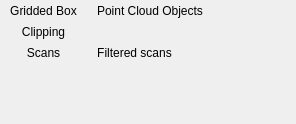
<?xml version="1.0" encoding="UTF-8"?>
<ui version="4.0">
 <class>toolbar_exportPointCloud</class>
 <widget class="QWidget" name="toolbar_exportPointCloud">
  <property name="geometry">
   <rect>
    <x>0</x>
    <y>0</y>
    <width>296</width>
    <height>124</height>
   </rect>
  </property>
  <property name="windowTitle">
   <string>toolbar_exportPointCloud</string>
  </property>
  <layout class="QGridLayout" name="gridLayout">
   <property name="leftMargin">
    <number>3</number>
   </property>
   <property name="topMargin">
    <number>0</number>
   </property>
   <property name="rightMargin">
    <number>3</number>
   </property>
   <property name="bottomMargin">
    <number>0</number>
   </property>
   <property name="horizontalSpacing">
    <number>6</number>
   </property>
   <property name="verticalSpacing">
    <number>0</number>
   </property>
   <item row="0" column="0">
    <widget class="QToolButton" name="toolButton_grid">
     <property name="enabled">
      <bool>true</bool>
     </property>
     <property name="sizePolicy">
      <sizepolicy hsizetype="Minimum" vsizetype="Fixed">
       <horstretch>0</horstretch>
       <verstretch>0</verstretch>
      </sizepolicy>
     </property>
     <property name="toolTip">
      <string>Use it on a clipping box splitted into a grid.
The gridded box must be selected before starting this function.</string>
     </property>
     <property name="text">
      <string>Gridded Box</string>
     </property>
     <property name="icon">
      <iconset resource="../../../openscantools.qrc">
       <normaloff>:/icons/100x100/export_grid.png</normaloff>:/icons/100x100/export_grid.png</iconset>
     </property>
     <property name="iconSize">
      <size>
       <width>20</width>
       <height>20</height>
      </size>
     </property>
     <property name="toolButtonStyle">
      <enum>Qt::ToolButtonTextBesideIcon</enum>
     </property>
     <property name="autoRaise">
      <bool>true</bool>
     </property>
    </widget>
   </item>
   <item row="0" column="1">
    <widget class="QToolButton" name="toolButton_pco">
     <property name="toolTip">
      <string>Export PCO</string>
     </property>
     <property name="text">
      <string>Point Cloud Objects</string>
     </property>
     <property name="icon">
      <iconset resource="../../../openscantools.qrc">
       <normaloff>:/icons/100x100/export_pointcloud.png</normaloff>:/icons/100x100/export_pointcloud.png</iconset>
     </property>
     <property name="iconSize">
      <size>
       <width>20</width>
       <height>20</height>
      </size>
     </property>
     <property name="toolButtonStyle">
      <enum>Qt::ToolButtonTextBesideIcon</enum>
     </property>
     <property name="autoRaise">
      <bool>true</bool>
     </property>
    </widget>
   </item>
   <item row="3" column="0">
    <widget class="QToolButton" name="toolButton_scans">
     <property name="enabled">
      <bool>true</bool>
     </property>
     <property name="sizePolicy">
      <sizepolicy hsizetype="Minimum" vsizetype="Fixed">
       <horstretch>0</horstretch>
       <verstretch>0</verstretch>
      </sizepolicy>
     </property>
     <property name="toolTip">
      <string>Export full scans.</string>
     </property>
     <property name="text">
      <string>Scans</string>
     </property>
     <property name="icon">
      <iconset resource="../../../openscantools.qrc">
       <normaloff>:/icons/100x100/export_pointcloud.png</normaloff>:/icons/100x100/export_pointcloud.png</iconset>
     </property>
     <property name="iconSize">
      <size>
       <width>20</width>
       <height>20</height>
      </size>
     </property>
     <property name="toolButtonStyle">
      <enum>Qt::ToolButtonTextBesideIcon</enum>
     </property>
     <property name="autoRaise">
      <bool>true</bool>
     </property>
    </widget>
   </item>
   <item row="3" column="1">
    <widget class="QToolButton" name="toolButton_FilteredScans">
     <property name="toolTip">
      <string>Export points using active filters (colorimetric, polygons).</string>
     </property>
     <property name="text">
      <string>Filtered scans</string>
     </property>
     <property name="icon">
      <iconset resource="../../../openscantools.qrc">
       <normaloff>:/icons/100x100/filter_export.png</normaloff>:/icons/100x100/filter_export.png</iconset>
     </property>
     <property name="iconSize">
      <size>
       <width>20</width>
       <height>20</height>
      </size>
     </property>
     <property name="toolButtonStyle">
      <enum>Qt::ToolButtonTextBesideIcon</enum>
     </property>
     <property name="autoRaise">
      <bool>true</bool>
     </property>
    </widget>
   </item>
   <item row="2" column="0">
    <widget class="QToolButton" name="toolButton_clipping">
     <property name="enabled">
      <bool>true</bool>
     </property>
     <property name="sizePolicy">
      <sizepolicy hsizetype="Minimum" vsizetype="Fixed">
       <horstretch>0</horstretch>
       <verstretch>0</verstretch>
      </sizepolicy>
     </property>
     <property name="toolTip">
      <string>Export single or multiple clipping boxes.You must select or activate the boxes before using this function.</string>
     </property>
     <property name="text">
      <string>Clipping</string>
     </property>
     <property name="icon">
      <iconset resource="../../../openscantools.qrc">
       <normaloff>:/icons/100x100/export_clipped.png</normaloff>:/icons/100x100/export_clipped.png</iconset>
     </property>
     <property name="iconSize">
      <size>
       <width>20</width>
       <height>20</height>
      </size>
     </property>
     <property name="toolButtonStyle">
      <enum>Qt::ToolButtonTextBesideIcon</enum>
     </property>
     <property name="autoRaise">
      <bool>true</bool>
     </property>
    </widget>
   </item>
   <item row="4" column="0">
    <spacer name="verticalSpacer">
     <property name="orientation">
      <enum>Qt::Vertical</enum>
     </property>
     <property name="sizeHint" stdset="0">
      <size>
       <width>0</width>
       <height>0</height>
      </size>
     </property>
    </spacer>
   </item>
   <item row="0" column="2">
    <spacer name="horizontalSpacer">
     <property name="orientation">
      <enum>Qt::Horizontal</enum>
     </property>
     <property name="sizeHint" stdset="0">
      <size>
       <width>40</width>
       <height>20</height>
      </size>
     </property>
    </spacer>
   </item>
  </layout>
 </widget>
 <layoutdefault spacing="6" margin="11"/>
 <tabstops>
  <tabstop>toolButton_grid</tabstop>
  <tabstop>toolButton_clipping</tabstop>
  <tabstop>toolButton_scans</tabstop>
  <tabstop>toolButton_FilteredScans</tabstop>
  <tabstop>toolButton_pco</tabstop>
 </tabstops>
 <resources>
  <include location="../../../openscantools.qrc"/>
 </resources>
 <connections/>
</ui>
